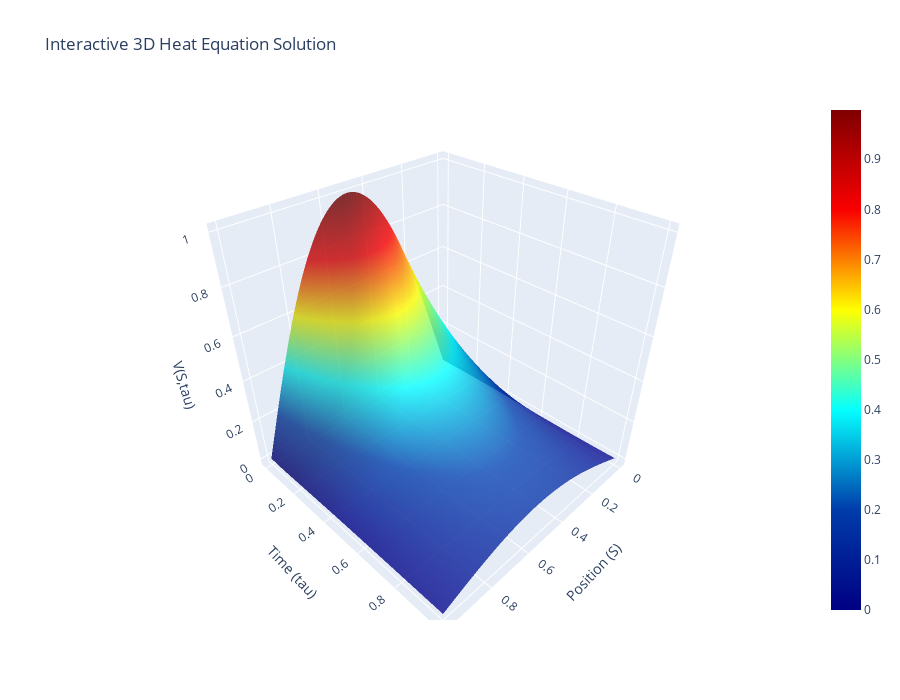

The notebook cell this image was saved under:
### Code cell
pinn = train_network(0.2)
visualize(pinn)

### Figure 1 — Plotly figure (JSON) as saved in the notebook; plotly's stock layout.template omitted (floating-point values rounded to 4 significant figures; data arrays with more than 128 entries replaced by an {"elided": "..."} marker saying what was removed)
{"data": [{"colorscale": [[0, "rgb(0,0,131)"], [0.2, "rgb(0,60,170)"], [0.4, "rgb(5,255,255)"], [0.6, "rgb(255,255,0)"], [0.8, "rgb(250,0,0)"], [1, "rgb(128,0,0)"]], "opacity": 0.8, "type": "surface", "x": {"elided": "100x100 float values"}, "y": {"elided": "100x100 float values"}, "z": {"elided": "100x100 float values"}}], "layout": {"autosize": true, "height": 700, "scene": {"xaxis": {"title": {"text": "Position (S)"}}, "yaxis": {"title": {"text": "Time (tau)"}}, "zaxis": {"title": {"text": "V(S,tau)"}}}, "title": {"text": "Interactive 3D Heat Equation Solution"}, "width": 900}}
